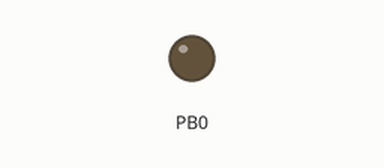
Bench run of a program on a simulated ATmega32, built with avr-gcc and emulated at 14.7458 MHz. Shown: output pins drawn as LEDs (lit = HIGH).

Above: at 1.0 s.
At 3.0 s:
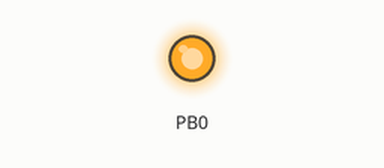
Timing chart, 0 to 5.2 s (numbered marks = the images above):
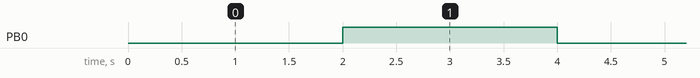

Measured:
- by itself, PB0: alternates HIGH for 2.0 s and LOW for 2.0 s

The program:

main.c
```c
/*
 * main.c
 *
 *  Created on: 18.06.2015
 *      Author: henne
 */


#define F_CPU 14745800UL
#define __AVR_ATmega32__


#include <avr/io.h>
#include <util/delay.h>

#define sbi(x,y) x |= _BV(y) //set bit - using bitwise OR operator
#define cbi(x,y) x &= ~(_BV(y)) //clear bit - using bitwise AND operator
#define tbi(x,y) x ^= _BV(y) //toggle bit - using bitwise XOR operator
#define is_high(x,y) (x & _BV(y) == _BV(y)) //check if the y'th bit of register 'x' is high ... test if its AND with 1 is 1


void main(void) {

	DDRB |= (1<<PC0);
	//DDRA &= ~(1<<PD0);
	PORTB |= 0x00; //(1<<PC0);

	while(1) //infinite loop
	{
		_delay_ms(2000);
		tbi(PORTB,PB0);
	}
}
```
